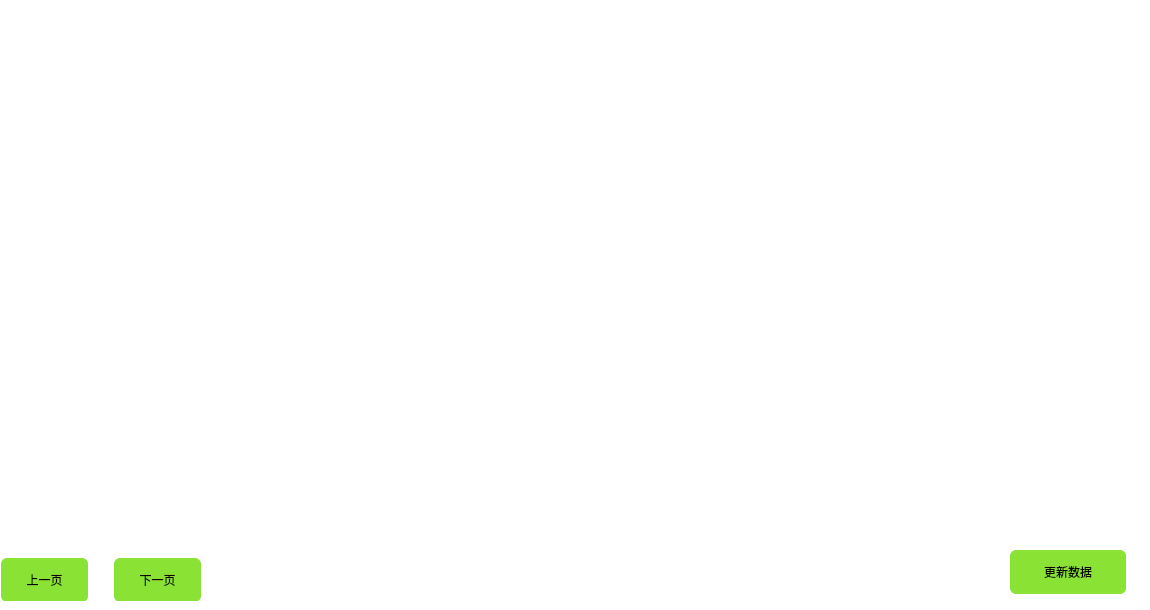
   <widget class="QWidget" name="page_4">
    <property name="styleSheet">
     <string notr="true">background: transparent;</string>
    </property>
    <widget class="QWidget" name="widget_4" native="true">
     <property name="geometry">
      <rect>
       <x>0</x>
       <y>0</y>
       <width>1141</width>
       <height>541</height>
      </rect>
     </property>
     <property name="styleSheet">
      <string notr="true">background: transparent;</string>
     </property>
    </widget>
    <widget class="QWidget" name="widget_5" native="true">
     <property name="geometry">
      <rect>
       <x>0</x>
       <y>550</y>
       <width>1141</width>
       <height>51</height>
      </rect>
     </property>
     <property name="styleSheet">
      <string notr="true">background: transparent;</string>
     </property>
     <widget class="QPushButton" name="pushButton_17">
      <property name="geometry">
       <rect>
        <x>1</x>
        <y>8</y>
        <width>87</width>
        <height>44</height>
       </rect>
      </property>
      <property name="styleSheet">
       <string notr="true">QPushButton {
	background: rgb(138, 226, 52);
border-radius: 6px
}
QPushButton:pressed {
	background: rgb(78, 154, 6);
    padding-top: 11px;
    padding-bottom: 9px;
}</string>
      </property>
      <property name="text">
       <string>上一页</string>
      </property>
     </widget>
     <widget class="QPushButton" name="pushButton_35">
      <property name="geometry">
       <rect>
        <x>114</x>
        <y>8</y>
        <width>87</width>
        <height>44</height>
       </rect>
      </property>
      <property name="styleSheet">
       <string notr="true">QPushButton {
	background: rgb(138, 226, 52);
border-radius: 6px
}
QPushButton:pressed {
	background: rgb(78, 154, 6);
    padding-top: 11px;
    padding-bottom: 9px;
}</string>
      </property>
      <property name="text">
       <string>下一页</string>
      </property>
     </widget>
     <widget class="QPushButton" name="pushButton_40">
      <property name="geometry">
       <rect>
        <x>1010</x>
        <y>0</y>
        <width>116</width>
        <height>44</height>
       </rect>
      </property>
      <property name="styleSheet">
       <string notr="true">QPushButton {
	background: rgb(138, 226, 52);
border-radius: 6px
}
QPushButton:pressed {
	background: rgb(78, 154, 6);
    padding-top: 11px;
    padding-bottom: 9px;
}</string>
      </property>
      <property name="text">
       <string>更新数据</string>
      </property>
     </widget>
    </widget>
   </widget>
